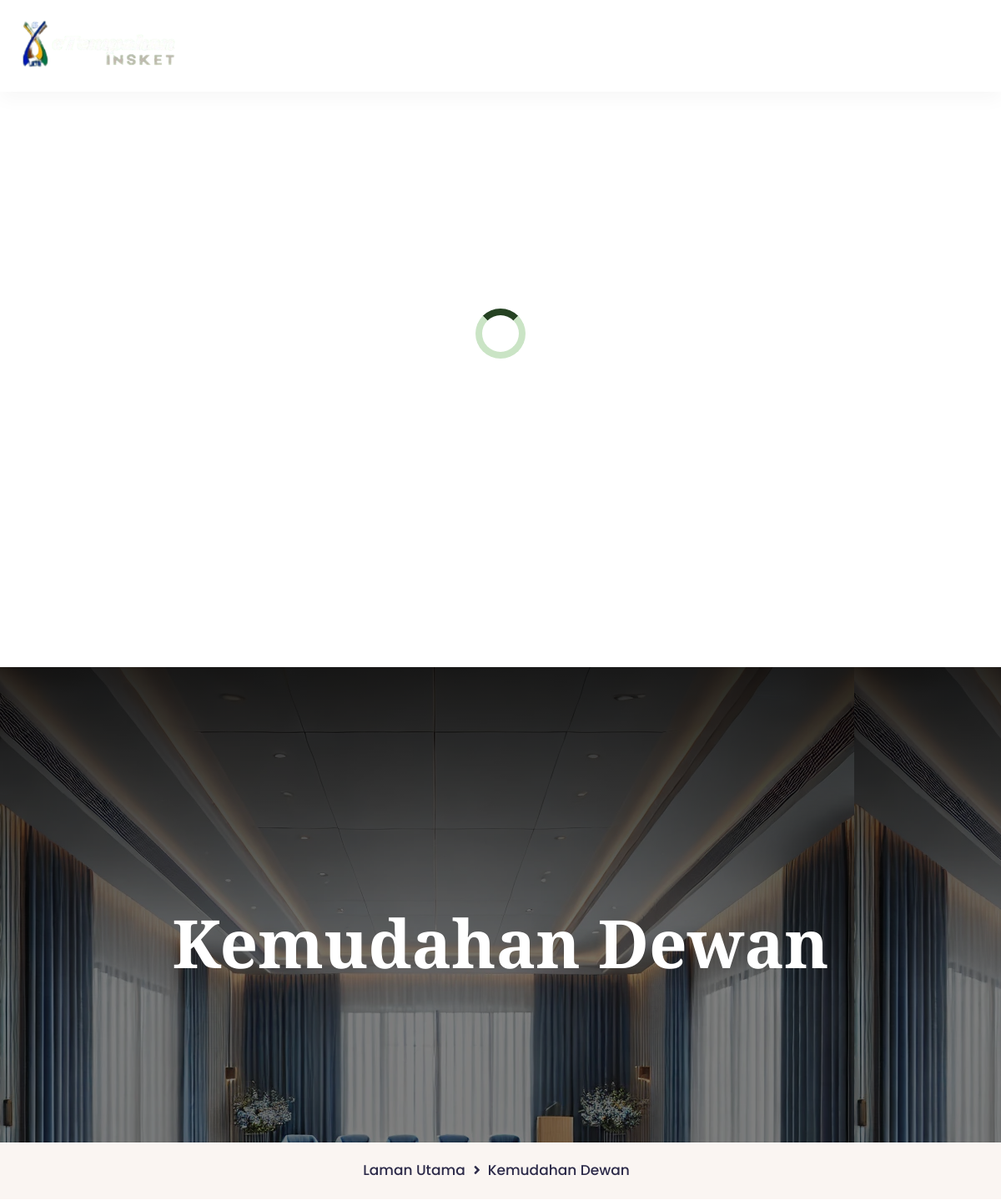
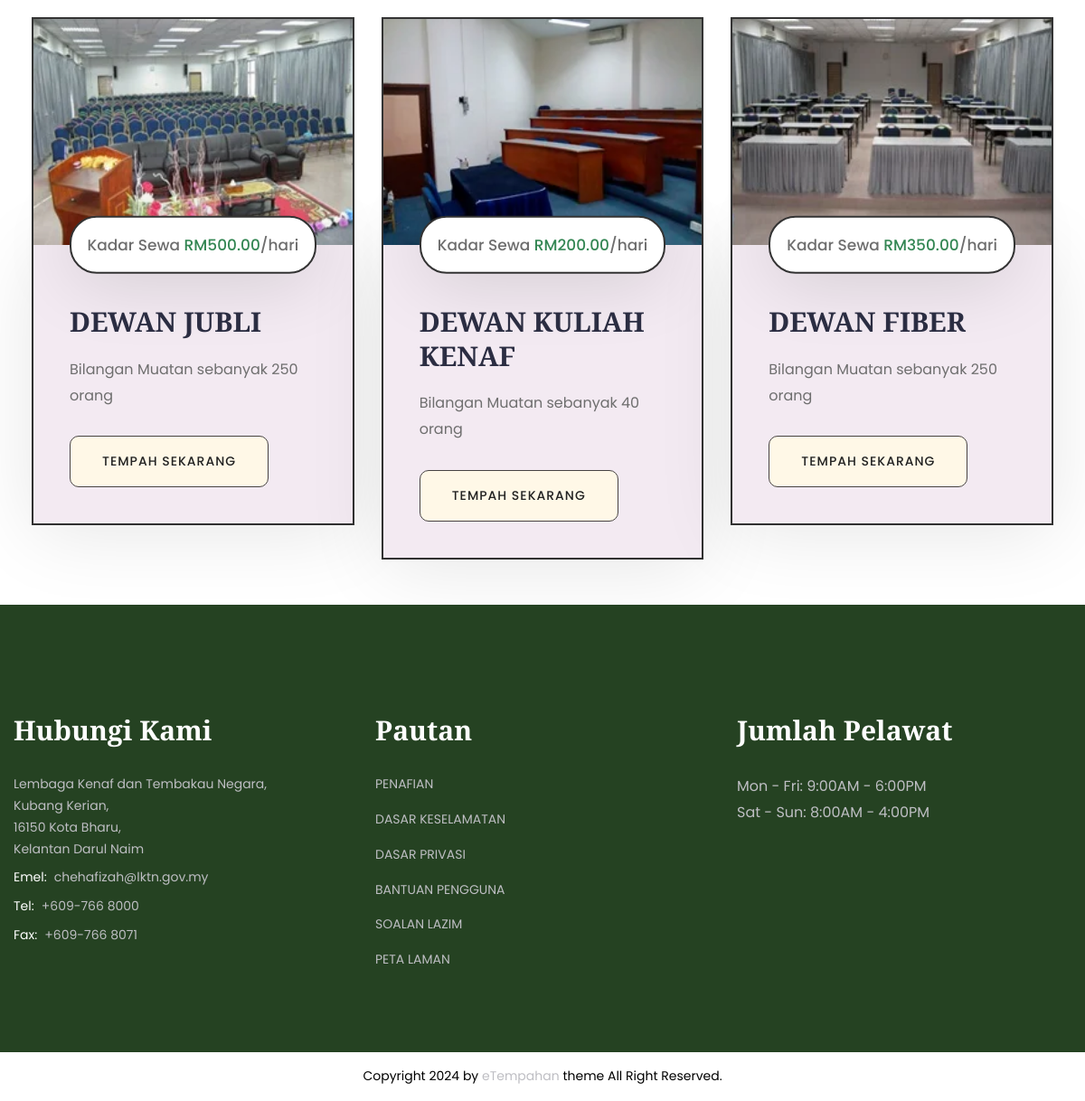
/kemudahanDewan.php, run on the app's committed database (2 pictures, top to bottom).
### tables this page shows
CREATE TABLE `dewan` (
  `id_dewan` int(11) NOT NULL,
  `nama_dewan` varchar(50) NOT NULL,
  `kadar_sewa` decimal(10,2) NOT NULL,
  `bilangan_muatan` int(11) NOT NULL,
  `penerangan` varchar(550) NOT NULL,
  `status_dewan` enum('Tersedia','Tidak Tersedia') NOT NULL,
  `gambar` varchar(255) NOT NULL
);

### kemudahanDewan.php (the view, shortened to what this page needs)
<?php include'db-connect.php'; ?>
<!DOCTYPE html>
<html lang="en">
<head>
<link href="assets/css/bootstrap.css" rel="stylesheet">
<link href="assets/css/style.css" rel="stylesheet">
<link href="assets/css/responsive.css" rel="stylesheet">
<link href="assets/css/color.css" rel="stylesheet">
</head>
<body>
<div class="page-wrapper">
    <div class="loader-wrap">
		<div class="spinner"></div>
	</div>
	<?php include'partials/header.php'; ?>
    <div class="page-title" style="background-image: url(assets/images/dewan-1.png);">
        <div class="auto-container">
            <h1>Kemudahan Dewan</h1>
        </div>
    </div>
    <div class="bredcrumb-wrap">
        <div class="auto-container">
            <ul class="bredcrumb-list">
                <li><a href="index.php">Laman Utama</a></li>
                <li>Kemudahan Dewan</li>
            </ul>
        </div>
    </div>
    <?php
	$counter = 1;
	$sql = "SELECT id_dewan, nama_dewan, kadar_sewa, bilangan_muatan, penerangan, status_dewan, gambar FROM dewan";
	$result = $conn->query($sql);
	if ($result->num_rows > 0) {
		?>
		<section class="section-padding">
			<div class="auto-container">
				<div class="row">
					<?php
					while($row = $result->fetch_assoc()) {
						$animation_delay = 0.2 * $counter;
						?>
						<div class="col-lg-4 col-md-6">
							<div class="room-1-block wow fadeInUp" data-wow-delay="<?php echo $animation_delay; ?>s" data-wow-duration=".8s">
								<div class="room-1-image hvr-img-zoom-1">
									<img src="adminDashboard/controller/uploads/<?php echo $row['gambar']; ?>"
										 alt="<?php echo $row['nama_dewan']; ?>"
										 style="width: 100%; height: 250px; object-fit: cover;">
								</div>
								<div class="room-1-content">
									<p class="room-1-meta-info">Kadar Sewa <span class="theme-color">RM<?php echo number_format($row['kadar_sewa'], 2); ?></span>/hari</p>
									<h4 class="room-1-title mb_20">
										<a href="dewanDetail.php?id_dewan=<?php echo $row['id_dewan']; ?>"><?php echo strtoupper($row['nama_dewan']); ?></a>
									</h4>
									<p class="room-1-text mb_30">Bilangan Muatan sebanyak <?php echo $row['bilangan_muatan']; ?> orang</p>
									<div class="link-btn">
										<a href="dewanDetail.php?id_dewan=<?php echo $row['id_dewan']; ?>" class="btn-1 btn-alt">Tempah Sekarang <span></span></a>
									</div>
								</div>
							</div>
						</div>
						<?php
						$counter++;
					}
					?>
				</div>
			</div>
		</section>
		<?php
	} else {
		echo "<p>No dewan available.</p>";
	}
	?>
	<?php include 'partials/footer.php'; ?>
</div>
<div class="scroll-to-top">
    <div>
    </div>
</div>
</body>
</html>

### assets/css/responsive.css (style rules this page uses)
@media only screen and (max-width: 7000px) { .page-wrapper { overflow: hidden; } }

### assets/css/color.css (style rules this page uses)
:root { --theme-color: #338653; }

### assets/css/elpath.css (style rules this page uses)
.mb_20 { margin-bottom: 20px; }
.mb_30 { margin-bottom: 30px; }

### kemudahanDewan.php (style rules this page uses)
body { font-size: 14px; color: #6E6E6E; line-height: 1.7em; font-weight: 400; -webkit-font-smoothing: antialiased; background: rgb(255, 255, 255); font-family: 'Poppins'; }
.btn-1 { position: relative; display: inline-flex; overflow: hidden; padding: 17px 35px 16px; text-align: center; z-index: 1; letter-spacing: 1px; color: white; font-weight: 500; text-transform: uppercase; transition: .5s; background-color: #c77a63; }
.loader-wrap { display: flex; justify-content: center; align-items: center; height: 100vh; background-color: white; }
.spinner { width: 60px; height: 60px; border: 8px solid #cae4c5; border-top: 8px solid #254222; border-radius: 50%; animation: spin 1s linear infinite; }

### data on the page
dewan: gambar (picture), kadar_sewa "500.00", nama_dewan "DEWAN JUBLI", bilangan_muatan "250"
dewan: gambar (picture), kadar_sewa "200.00", nama_dewan "DEWAN KULIAH KENAF", bilangan_muatan "40"
dewan: gambar (picture), kadar_sewa "350.00", nama_dewan "DEWAN FIBER", bilangan_muatan "250"
